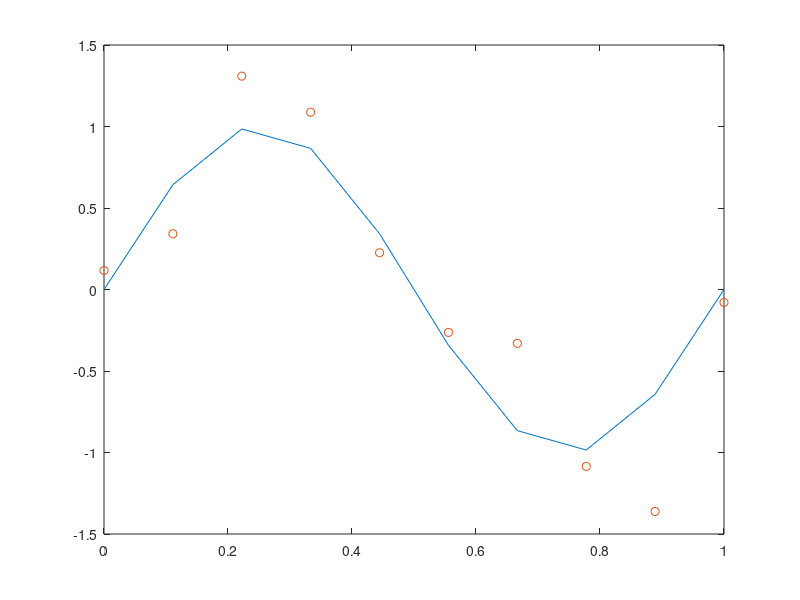

Source code (MATLAB): (Note: this script raises an error after producing the figure.)
clc, clear, close;
f = @(x) sin(2*pi*x);
N = 10;

M = 3;

x = linspace(0, 1, N)';

% Create a Guassian distribution for add some noise to data
std = .3;
variance = std^2;
u = 0;
gaussian = (1/((2*pi*variance)^.5)) * exp(-(x-u).^2/(2*variance))
% gaussian = gaussmf(x,[0.3 mean(x)]);
% Evaluate target vector adding some noise
t = f(x) + normrnd(0, 0.3, 10, 1);

figure,
plot(x, f(x)),

hold on,
plot(x, t, 'o');

A = [4 5 3.5185;
     5 3.5185 2.7778;
     3.5185 2.7778 2.3370];
b = [-.1235 -1.1639 -1.2343]'
C = [A b]
C = escalonamento(C);

w = zeros(3, 1);
w(3) = (C(3, 4) - C(3, 1:end-1) * w)/C(3, 3)
w(2) = (C(2, 4) - C(2, 1:end-1) * w)/C(2, 2)
w(1) = (C(1, 4) - C(1, 1:end-1) * w)/C(1, 1)